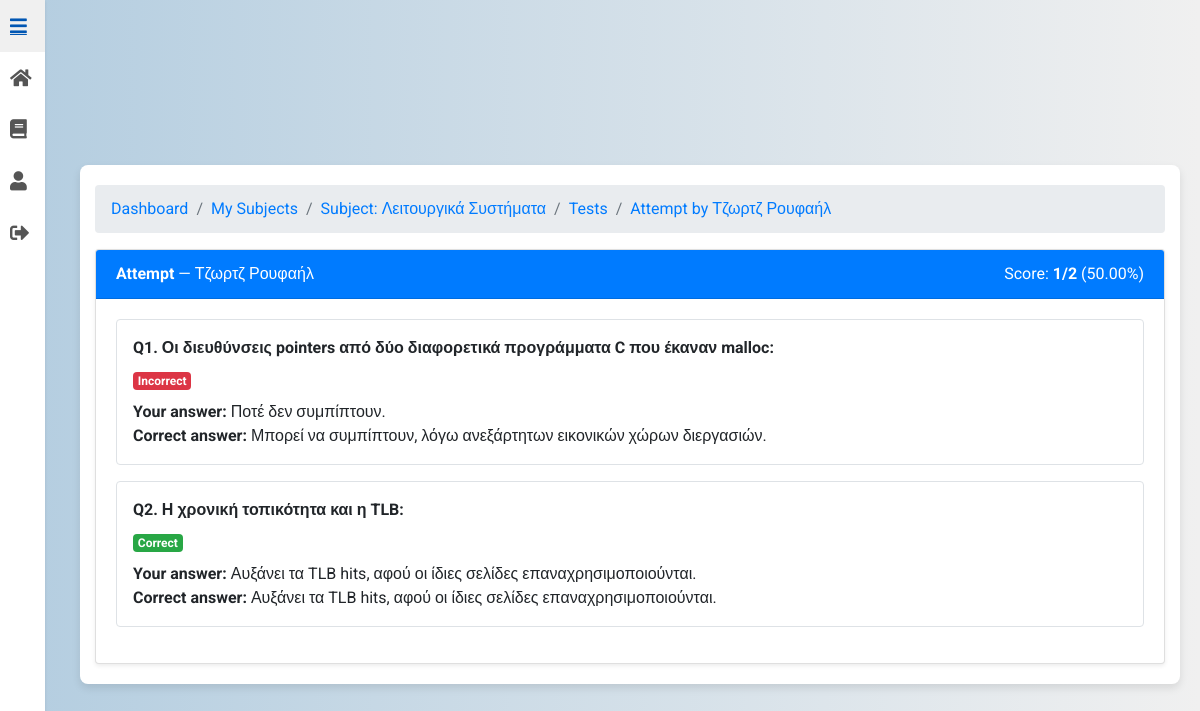
Page /tests/1/1/submissions/1/ (signed in) on the committed database.
### tests/models.py (models this page shows, shortened)
class TestAttempt(models.Model):
    test = models.ForeignKey('tests.Test', on_delete=models.CASCADE, related_name='attempts')
    student = models.ForeignKey(settings.AUTH_USER_MODEL, on_delete=models.CASCADE, related_name='test_attempts')
    started_at = models.DateTimeField(auto_now_add=True)
    submitted_at = models.DateTimeField(auto_now_add=True)
    score = models.IntegerField(default=0)
    max_score = models.IntegerField(default=0)
    duration_seconds = models.IntegerField(default=0)
    class Meta:
        ordering = ['-submitted_at']

class Question(models.Model):
    test = models.ForeignKey(Test, on_delete=models.CASCADE, related_name="questions")
    text = models.TextField()

class Choice(models.Model):
    question = models.ForeignKey(Question, on_delete=models.CASCADE, related_name="choices")
    text = models.CharField(max_length=500)
    is_correct = models.BooleanField(default=False)

### users/models.py (models this page shows, shortened)
class CustomUser(AbstractUser):
    ROLE_CHOICES = [
        ('student', 'Student'),
        ('professor', 'Professor')
    ]
    role = models.CharField(max_length=10, choices=ROLE_CHOICES)
    institution = models.ForeignKey('Institution', on_delete=models.SET_NULL, null=True, blank=True)

### tests/views.py (the view)
# urls.py: path("<int:subject_id>/<int:test_id>/submissions/<int:attempt_id>/", views.test_attempt_detail, name="test_attempt_detail"),
@login_required
def test_attempt_detail(request, subject_id: int, test_id: int, attempt_id: int):
    subject = get_object_or_404(Subject, pk=subject_id)
    test = get_object_or_404(Test, pk=test_id, subject=subject)
    attempt = get_object_or_404(
        TestAttempt.objects.select_related("student").prefetch_related("answers__choice", "answers__question"),
        pk=attempt_id,
        test=test,
    )
    is_owner_prof = _is_owner_prof(request.user, subject)
    is_attempt_owner = (attempt.student_id == request.user.id)
    if not (is_owner_prof or is_attempt_owner):
        messages.error(request, "You are not allowed to view this attempt.")
        return redirect("tests:my_tests", subject_id=subject.id)
    rows = []
    answers_by_qid = {a.question_id: a for a in attempt.answers.all()}
    for idx, q in enumerate(test.questions.all().prefetch_related("choices"), start=1):
        chosen = answers_by_qid.get(q.id)
        correct_choice = q.choices.filter(is_correct=True).first()
        rows.append(
            {
                "index": idx,
                "question": q,
                "chosen": chosen.choice if chosen else None,
                "is_correct": (chosen.is_correct if chosen else False),
                "correct_choice": correct_choice,
                "choices": list(q.choices.all()),
            }
        )
    pct = round((attempt.score * 100.0) / attempt.max_score, 2) if attempt.max_score else 0.0
    label = (
        "Your Attempt"
        if is_attempt_owner and not is_owner_prof
        else f"Attempt by {attempt.student.get_full_name() or attempt.student.email}"
    )
    breadcrumbs = [
        ("Dashboard", reverse_lazy("users:dashboard")),
        ("My Subjects", reverse_lazy("subjects:my_subjects")),
        (f"Subject: {subject.name}", reverse_lazy("subjects:subject_detail", args=[subject.id])),
        ("Tests", reverse("tests:my_tests", kwargs={"subject_id": subject.id})),
        (label, ""),
    ]
    return render(
        request,
        "test_attempt_detail.html",
        {
            "subject": subject,
            "test": test,
            "attempt": attempt,
            "rows": rows,
            "breadcrumbs": breadcrumbs,
            "pct": pct,  # for (xx.xx%)
        },
    )

### tests/views.py (called while the page is built)
def _is_owner_prof(user, subject: Subject) -> bool:
    return getattr(user, "role", None) == "professor" and subject.professor_id == user.id

### tests/templates/test_attempt_detail.html (shortened to what this page needs)
{% extends 'base.html' %}
{% load static %}
{% load view_breadcrumbs %}
{% block content %}
<div class="container mt-5">
  <nav aria-label="breadcrumb">
    <ol class="breadcrumb">
      {% for name, url in breadcrumbs %}
        <li class="breadcrumb-item"><a href="{{ url }}">{{ name }}</a></li>
      {% endfor %}
    </ol>
  </nav>
  <div class="card shadow-sm no-hover-card">
    <div class="card-header bg-primary text-white d-flex justify-content-between">
      <div>
        <strong>Attempt</strong> — {{ attempt.student.get_full_name|default:attempt.student.email }}
      </div>
      <div>
        Score: <strong>{{ attempt.score }}/{{ attempt.max_score }}</strong>
        ({{ pct|floatformat:2 }}%)
      </div>
    </div>
    <div class="card-body">
      {% for r in rows %}
        <div class="mb-3 p-3 border rounded">
          <div class="font-weight-bold">Q{{ forloop.counter }}. {{ r.question.text }}</div>
          <div class="mt-2">
            <span class="badge {% if r.is_correct %}badge-success{% else %}badge-danger{% endif %}">
              {% if r.is_correct %}Correct{% else %}Incorrect{% endif %}
            </span>
          </div>
          <div class="mt-2">
            <div><strong>Your answer:</strong> {{ r.chosen.text|default:"—" }}</div>
            <div><strong>Correct answer:</strong> {{ r.correct_choice.text|default:"—" }}</div>
          </div>
        </div>
      {% endfor %}
    </div>
  </div>
</div>
{% endblock %}

### static/css/styles.css (style rules this page uses)
body { font-family: 'Roboto', sans-serif; background: linear-gradient(to right, #b3cde0, #f0f0f0); margin: 0; padding: 0; display: flex; justify-content: center; align-items: center; min-height: 100vh; }
.container { background-color: #ffffff; padding: 20px; border-radius: 8px; box-shadow: 0 4px 8px rgba(0, 0, 0, 0.1); max-width: 900px; width: 100%; animation: fadeIn 1s ease-in-out; }
.card { transition: transform 0.3s, box-shadow 0.3s; }
.no-hover-card { transition: none; }

### subjects/templates/base.html (style rules this page uses)
body { background: linear-gradient(to right, #b3cde0, #f0f0f0); margin: 0; padding: 0; font-family: 'Roboto', sans-serif; display: flex; }
.main-content > * { max-width: 100%; }

### rows in the picture
TestAttempt: student.get_full_name "Τζωρτζ Ρουφαήλ", score "1", max_score "2"
Question: question.text "Οι διευθύνσεις pointers από δύο διαφορετικά προγράμματα C που έκαναν malloc:", shows "Incorrect", chosen.text "Ποτέ δεν συμπίπτουν.", correct_choice.text "Μπορεί να συμπίπτουν, λόγω ανεξάρτητων εικονικών χώρων διεργασιών."
Question: question.text "Η χρονική τοπικότητα και η TLB:", shows "Correct", chosen.text "Αυξάνει τα TLB hits, αφού οι ίδιες σελίδες επαναχρησιμοποιούνται.", correct_choice.text "Αυξάνει τα TLB hits, αφού οι ίδιες σελίδες επαναχρησιμοποιούνται."

### other values in the picture
{{ name }} "Dashboard" "My Subjects" "Subject: Λειτουργικά Συστήματα" "Tests" "Attempt by Τζωρτζ Ρουφαήλ"
{{ pct|floatformat:2 }} "50.00"
